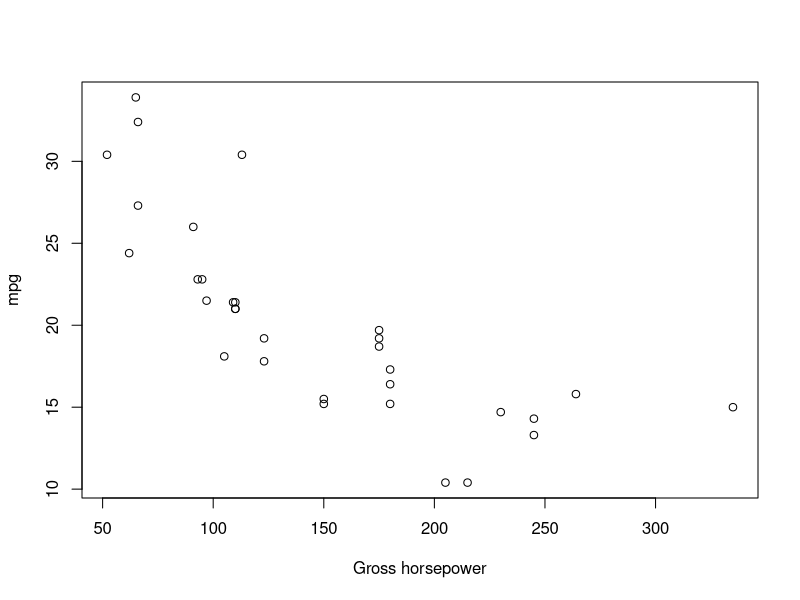

Source code (R):
## ---- chunk 1
  input <- data.frame( hp = 125, wt = 3 )
  fit <- lm(mpg ~ hp + wt, data = mtcars)
  predict <- predict(fit, input)  
  predict
## ---- chunk 2
  data(mtcars)
  plot(mtcars$hp, mtcars$mpg, xlab = "Gross horsepower", ylab = "mpg")  
